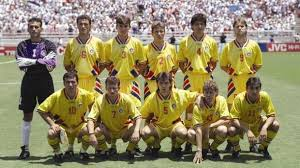
#> input picture CAVA/lab2/Tema 1/data/imaginiTest/romania.jpeg, 300 x 168 px
$ python run_project.py
#> lines starting #> are read from the running program, lines starting #| are printed output that depends on the picture; after the words box and inside, x2 and y2 are one past the last pixel; in counts of white or black regions, pixels touching at a corner belong together
### CAVA/Laborator 4+5/Tema 2/cod/parameters.py
import cv2 as cv
import sys
import numpy as np


class Parameters:

    def __init__(self, image_name):
#> called with image_name = './../data/imaginiTest/romania.jpeg'
        self.image_name = image_name
        self.image = cv.imread(image_name)
#> self.image is the input picture: shape (168, 300, 3); mean B, G, R 100.9, 136, 145.5
        if self.image is None:
            print('The image name %s is invalid.' % self.image_name)
            sys.exit(-1)
        self.image = np.float32(self.image)
        self.resize_option = 'micsoreazaLatime'
        self.num_pixels_width = 50
        self.num_pixels_height = 50
        self.show_path = False
        self.color_path = (0, 0, 255)
        self.method_select_path = 'greedy'
        self.factor_amplification = 1.05

### CAVA/lab2/Tema 1/cod/build_mosaic.py
import os
import cv2 as cv
import numpy as np
import matplotlib.pyplot as plt
import pdb

from add_pieces_mosaic import *
from parameters import *


def load_pieces(params: Parameters):
    # citeste toate cele N piese folosite la mozaic din directorul corespunzator
    # toate cele N imagini au aceeasi dimensiune H x W x C, unde:
    # H = inaltime, W = latime, C = nr canale (C=1  gri, C=3 color)
    # functia intoarce pieseMozaic = matrice N x H x W x C in params
    # pieseMoziac[i, :, :, :] reprezinta piesa numarul i

    # citeste imaginile din director

    files = os.listdir(params.small_images_dir)

    images = []

    for file in files:
        if file[-3:] == params.image_type:
            cale = os.path.join(params.small_images_dir, file)
            img = cv.imread(cale)
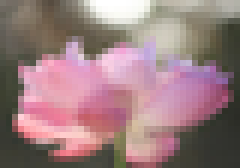
#> input picture CAVA/lab2/Tema 1/data/colectie/105.png, 40 x 28 px (shown 6 times larger)
#> img is the input picture: shape (28, 40, 3); mean B, G, R 127.9, 125.6, 155.3
            images.append(img)

    if params.show_small_images:
        for i in range(10):
            for j in range(10):
                plt.subplot(10, 10, i * 10 + j + 1)
                # OpenCV reads images in BGR format, matplotlib reads images in RBG format
                im = images[i * 10 + j].copy()
                # BGR to RGB, swap the channels
                im = im[:, :, [2, 1, 0]]
                plt.imshow(im)
        plt.show()

    params.small_images = np.array(images)


def compute_dimensions(params: Parameters):
    # calculeaza dimensiunile mozaicului
    # obtine si imaginea de referinta redimensionata avand aceleasi dimensiuni
    # ca mozaicul

    # completati codul
    # TODO: sterge
    hs, ws, _ = params.small_images[0].shape
#> hs = 28; ws = 40
    h, w, _ = params.image.shape
#> h = 168; w = 300
    params.num_pieces_vertical = np.int32(np.round((h * params.num_pieces_horizontal * ws) / (w * hs)))
#> params.num_pieces_vertical = 4

    # calculeaza automat numarul de piese pe verticala
    new_h = hs * params.num_pieces_vertical
#> new_h = 112
    new_w = ws * params.num_pieces_horizontal
#> new_w = 200

    # redimensioneaza imaginea
    params.image_resized = cv.resize(params.image, (new_w, new_h))


def build_mosaic(params: Parameters):
    # incarcam imaginile din care vom forma mozaicul
    load_pieces(params)
    # calculeaza dimensiunea mozaicului
    compute_dimensions(params)

    img_mosaic = None
    if params.layout == 'caroiaj':
        if params.hexagon is True:
            img_mosaic = add_pieces_hexagon(params)
        else:
            img_mosaic = add_pieces_grid(params)
    elif params.layout == 'aleator':
        img_mosaic = add_pieces_random(params)
    else:
        print('Wrong option!')
        exit(-1)

    return img_mosaic

### CAVA/lab2/Tema 1/cod/add_pieces_mosaic.py
from parameters import *
import numpy as np
import pdb
import timeit
import cv2 as cv


def get_mean_color_small_images(params: Parameters):
    N, H, W, C = params.small_images.shape

    mean_color_pieces = np.zeros((N, C))

    for i in range(N):
        img = params.small_images[i]
        for cc in range(C):
            mean_color_pieces[i, cc] = np.float32(img[:, :, cc].mean())

    return mean_color_pieces


# [7 lines left out: function not_filled, not called in this run]


def get_mask_hexagon(H, W):
#> called with H = 28, W = 40
    mask = np.zeros((H, W, 1))
    indStart = int(np.floor(W / 3))
#> indStart = 13
    indEnd = int(np.ceil(2 * W / 3))
#> indEnd = 27
    mij = H // 2
#> mij = 14

    for i in range(mij):
        for j in range(max(0, indStart), min(indEnd, W)):
            mask[i, j] = 1
            mask[H - i - 1, j] = 1

        indStart = indStart - 1
        indEnd = indEnd + 1
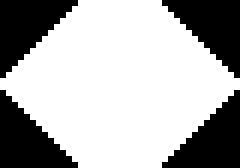
#> mask: shape (28, 40, 1) float64 (shown 6 times larger); values 0 (black) and 1 (white), 67.5% white; 4 black regions, box (x1, y1, x2, y2) and area: (0, 0, 13, 13) 91, (27, 0, 40, 13) 91, (0, 15, 13, 28) 91, (27, 15, 40, 28) 91
#> after the loop, indEnd = 41; indStart = -1

    return mask

# [121 lines left out: function add_pieces_grid, not called in this run]


def get_sorted_indices(mean_color_pieces, mean_color_image):
    dist = np.sum((mean_color_pieces - mean_color_image) ** 2, axis=1)

    return np.argsort(dist)


# [5 lines left out: function add_pieces_random, not called in this run]


def add_pieces_hexagon(params: Parameters):
    start_time = timeit.default_timer()

    N, H, W, C = params.small_images.shape
    h, w, c = params.image_resized.shape

    mask = get_mask_hexagon(H, W)
    biggerImage = np.zeros((h + 2*H, w + 2*W, c), np.uint8)
    biggerImage[H:-H, W:-W, :] = params.image_resized.copy()
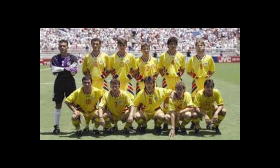
#> biggerImage: shape (168, 280, 3); mean B, G, R 47.9, 64.6, 69.1
    imgMosaic = np.zeros(biggerImage.shape, np.uint8)

    mean_color_pieces = get_mean_color_small_images(params)
#> after the loop in get_mean_color_small_images, `for i in range(N):`: mean_color_pieces = [[127.9, 125.6, 155.3], [129.4, 133.6, 177.7], [77.02, 83.33, 96.49]]
    for i in range(H//2, biggerImage.shape[0] - H, H):
        for j in range(0, biggerImage.shape[1] - W, W + W//3):
            patch = biggerImage[i:i + H, j:j + W, :]
            mean_color_patch = np.mean(patch, axis=(0, 1))
            sorted_indices = get_sorted_indices(mean_color_pieces, mean_color_patch)
            index = sorted_indices[0]

            imgMosaic[i:i + H, j:j + W, :] = imgMosaic[i:i + H, j:j + W, :] * (1 - mask) + \
                                             params.small_images[index].copy() * mask
#> this loop made 5 passes
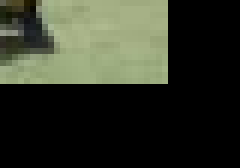
#> patch: shape (28, 40, 3) (shown 6 times larger); mean B, G, R 39.6, 52.7, 48.8

    for i in range(H, biggerImage.shape[0] - H, H):
        for j in range(2 * W//3, biggerImage.shape[1] - W - W//3, W + W // 3):
            patch = biggerImage[i:i + H, j:j + W, :]
            mean_color_patch = np.mean(patch, axis=(0, 1))
            sorted_indices = get_sorted_indices(mean_color_pieces, mean_color_patch)
            index = sorted_indices[0]

            imgMosaic[i:i + H, j:j + W, :] = imgMosaic[i:i + H, j:j + W, :] * (1 - mask) + \
                                             params.small_images[index].copy() * mask
#> this loop made 4 passes
#> i on passes 1 to 4: 28, 56, 84, 112
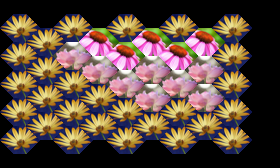
#> imgMosaic: shape (168, 280, 3); mean B, G, R 63.5, 76.1, 95.2
    imgMosaic = imgMosaic[H:-H, W:-W, :]
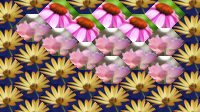
#> imgMosaic: shape (112, 200, 3); mean B, G, R 106.3, 121.5, 154.1

    end_time = timeit.default_timer()
    print('running time:', (end_time - start_time), 's')
    return imgMosaic

### CAVA/lab2/Tema 1/cod/run_project.py
"""
    PROIECT MOZAIC
"""

# Parametrii algoritmului sunt definiti in clasa Parameters.
from parameters import *
from build_mosaic import *

# numele imaginii care va fi transformata in mozaic
image_path = './../data/imaginiTest/romania.jpeg'
params = Parameters(image_path)

# directorul cu imagini folosite pentru realizarea mozaicului
params.small_images_dir = './../data/colectie/'
# tipul imaginilor din director
params.image_type = 'png'
# numarul de piese ale mozaicului pe orizontala
# pe verticala vor fi calcultate dinamic a.i sa se pastreze raportul
params.num_pieces_horizontal = 5
# afiseaza piesele de mozaic dupa citirea lor
params.show_small_images = False
# modul de aranjarea a pieselor mozaicului
# optiuni: 'aleator', 'caroiaj'
params.layout = 'caroiaj'
# criteriul dupa care se realizeaza mozaicul
# optiuni: 'aleator', 'distantaCuloareMedie'
params.criterion = 'distantaCuloareMedie'
# daca params.layout == 'caroiaj', sa se foloseasca piese hexagonale
params.hexagon = True
img_mosaic = build_mosaic(params)
img_mosaic=cv.resize(img_mosaic, (1000, 657))
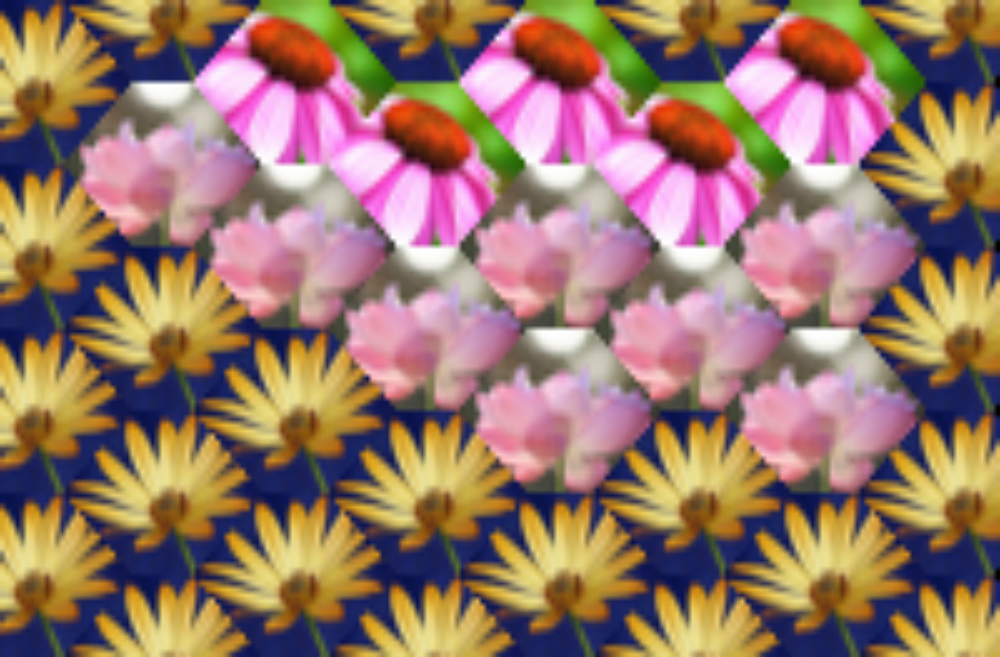
#> img_mosaic: shape (657, 1000, 3); mean B, G, R 106.2, 121.4, 153.9
cv.imshow('image', img_mosaic)
cv.waitKey(0)
cv.imwrite('test.png', img_mosaic)
#cv.imwrite('mozaic.png', img_mosaic)
